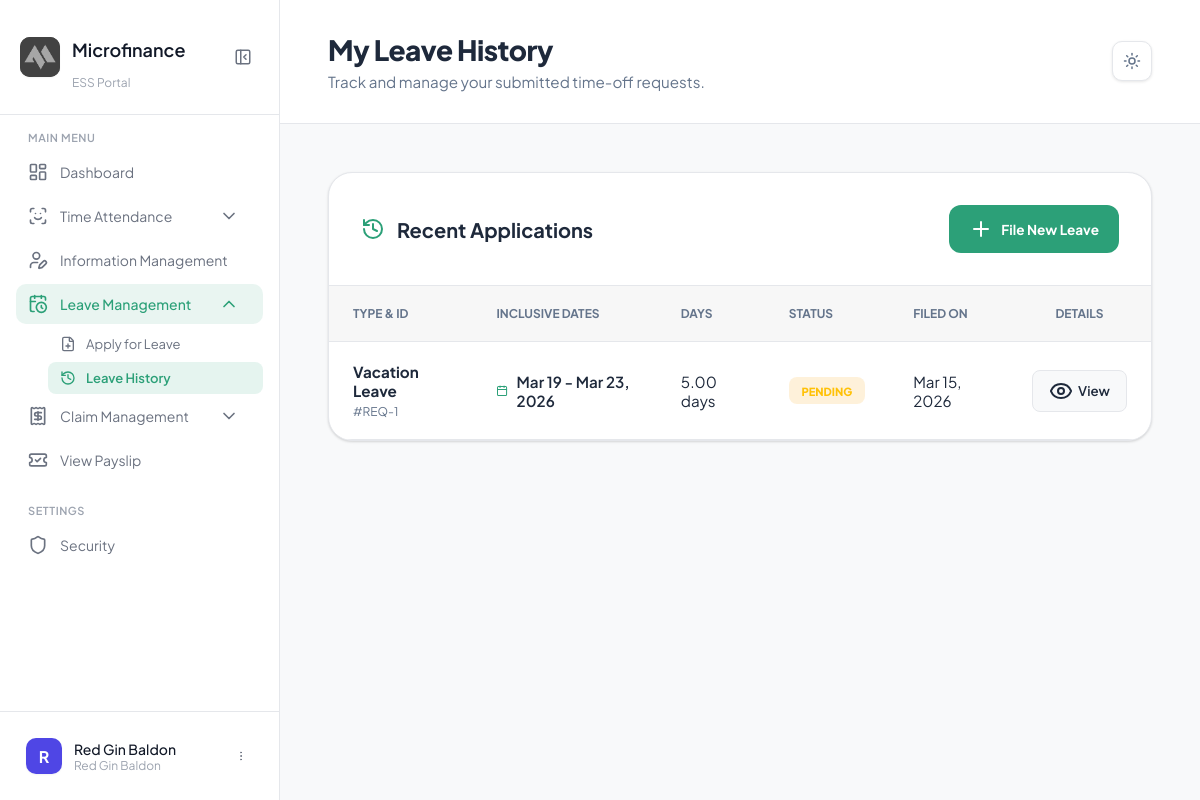
Page /modules/ess/leave_history.php (signed in) on the earlier database version.
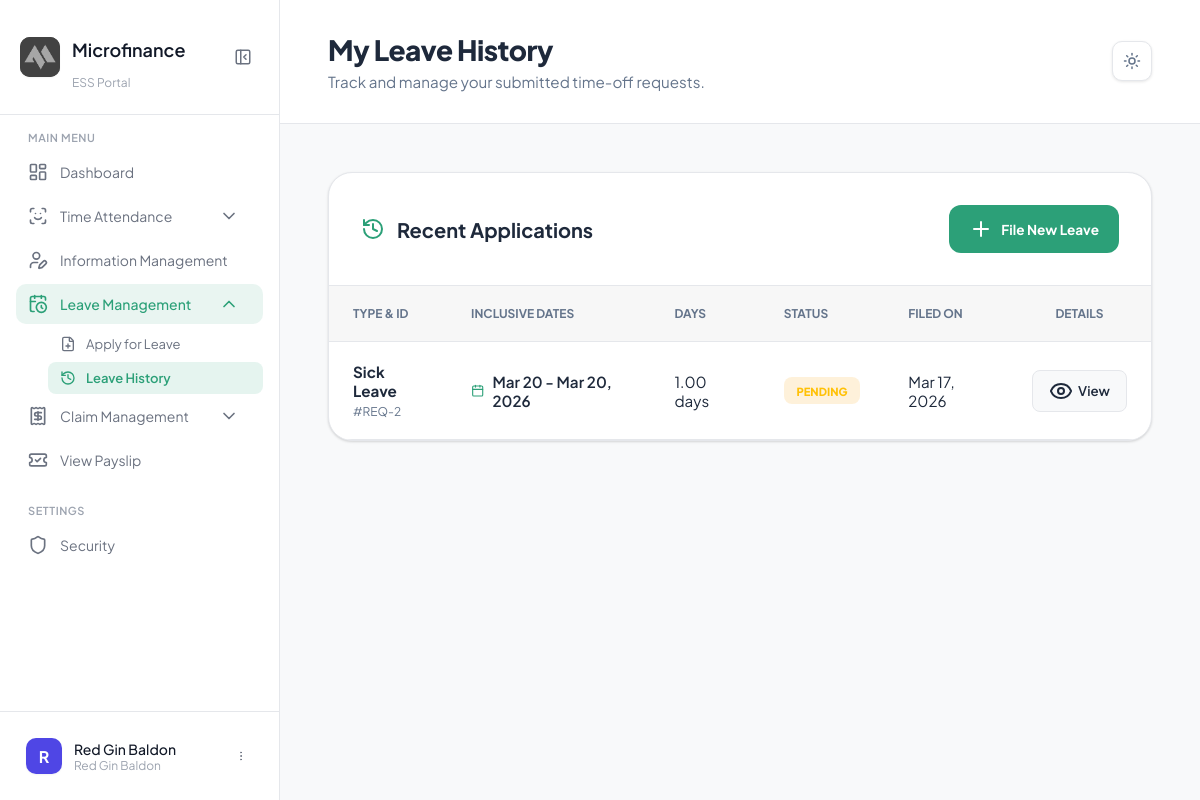
Same page on the later database version.
### tables this page shows
CREATE TABLE `leave_requests` (
  `LeaveRequestID` int(11) NOT NULL,
  `EmployeeID` int(11) NOT NULL,
  `LeaveTypeID` int(11) NOT NULL,
  `StartDate` date NOT NULL,
  `EndDate` date NOT NULL,
  `TotalDays` decimal(5,2) NOT NULL,
  `Reason` text DEFAULT NULL,
  `Status` enum('PENDING','APPROVED_BY_OFFICER','APPROVED_BY_HR','REJECTED','CANCELLED') NOT NULL DEFAULT 'PENDING',
  `OfficerApprovedBy` int(11) DEFAULT NULL,
  `HRApprovedBy` int(11) DEFAULT NULL,
  `OfficerNotes` text DEFAULT NULL,
  `HRNotes` text DEFAULT NULL,
  `AttachmentPath` varchar(500) DEFAULT NULL,
  `CreatedAt` timestamp NOT NULL DEFAULT current_timestamp(),
  `UpdatedAt` timestamp NOT NULL DEFAULT current_timestamp() ON UPDATE current_timestamp()
);

CREATE TABLE `leave_types` (
  `LeaveTypeID` int(11) NOT NULL,
  `LeaveName` varchar(50) NOT NULL,
  `IsPaid` tinyint(1) NOT NULL DEFAULT 1,
  `DefaultCredits` decimal(5,2) NOT NULL DEFAULT 0.00,
  `CreatedAt` timestamp NOT NULL DEFAULT current_timestamp()
);

### modules/ess/leave_history.php (the view, shortened to what this page needs)
<?php
require_once "../../config/config.php";
$employeeID = $_SESSION['employee_id'] ?? null;
$query = "SELECT lr.*, lt.LeaveName
          FROM leave_requests lr
          JOIN leave_types lt ON lr.LeaveTypeID = lt.LeaveTypeID
          WHERE lr.EmployeeID = ?
          ORDER BY lr.CreatedAt DESC";
$stmt = $conn->prepare($query);
$stmt->bind_param("i", $employeeID);
$stmt->execute();
$history = $stmt->get_result();
?>
<!DOCTYPE html>
<html lang="en">
<head>
    <link rel="stylesheet" href="../../css/ess/leave_history.css">
</head>
<body class="theme-controlled">
    <?php include "sidebar.php"; ?>
    <main class="main-content">
        <header class="page-header">
            <div class="header-left">
                <div class="page-title-box">
                    <h1>My Leave History</h1>
                    <p>Track and manage your submitted time-off requests.</p>
                </div>
            </div>
            <div class="header-right">
                <?php include "theme.php"; ?>
            </div>
        </header>
        <div class="content-wrapper">
            <div class="table-card">
                <div class="table-header">
                    <div class="th-left">
                        <i data-lucide="history" class="text-green"></i>
                        <h2>Recent Applications</h2>
                    </div>
                    <a href="leave_apply.php" class="btn-new-request">
                        <i data-lucide="plus"></i> File New Leave
                    </a>
                </div>
                <div class="table-responsive">
                    <table class="history-table">
                        <thead>
                            <tr>
                                <th>Type & ID</th>
                                <th>Inclusive Dates</th>
                                <th>Days</th>
                                <th>Status</th>
                                <th>Filed On</th>
                                <th style="text-align: center;">Details</th>
                            </tr>
                        </thead>
                        <tbody>
                            <?php if($history->num_rows > 0): ?>
                                <?php while($row = $history->fetch_assoc()): ?>
                                    <tr>
                                        <td>
                                            <div class="type-cell">
                                                <span class="type-name"><?php echo htmlspecialchars($row['LeaveName']); ?></span>
                                                <small class="type-id">#REQ-<?php echo $row['LeaveRequestID']; ?></small>
                                            </div>
                                        </td>
                                        <td>
                                            <div class="date-info">
                                                <i data-lucide="calendar"></i>
                                                <?php echo date('M d', strtotime($row['StartDate'])); ?> - <?php echo date('M d, Y', strtotime($row['EndDate'])); ?>
                                            </div>
                                        </td>
                                        <td><span class="day-val"><?php echo $row['TotalDays']; ?> days</span></td>
                                        <td>
                                            <span class="status-badge status-<?php echo $row['Status']; ?>">
                                                <?php echo str_replace('_', ' ', $row['Status']); ?>
                                            </span>
                                        </td>
                                        <td><?php echo date('M d, Y', strtotime($row['CreatedAt'])); ?></td>
                                        <td style="text-align: center;">
                                            <button class="btn-view" onclick="openRequestDetails(<?php echo $row['LeaveRequestID']; ?>)">
                                                <i data-lucide="eye"></i> View
                                            </button>
                                        </td>
                                    </tr>
                                <?php endwhile; ?>
                            <?php endif; ?>
                        </tbody>
                    </table>
                </div>
            </div>
        </div>
    </main>
</body>
</html>

Differences in the rows shown:
removed leave_requests: LeaveTypeID.LeaveName "Vacation Leave", LeaveRequestID "1", StartDate "Mar 19", EndDate "Mar 23, 2026", TotalDays "5.00", Status "PENDING", CreatedAt "Mar 15, 2026"
added leave_requests: LeaveTypeID.LeaveName "Sick Leave", LeaveRequestID "2", StartDate "Mar 20", EndDate "Mar 20, 2026", TotalDays "1.00", Status "PENDING", CreatedAt "Mar 17, 2026"
